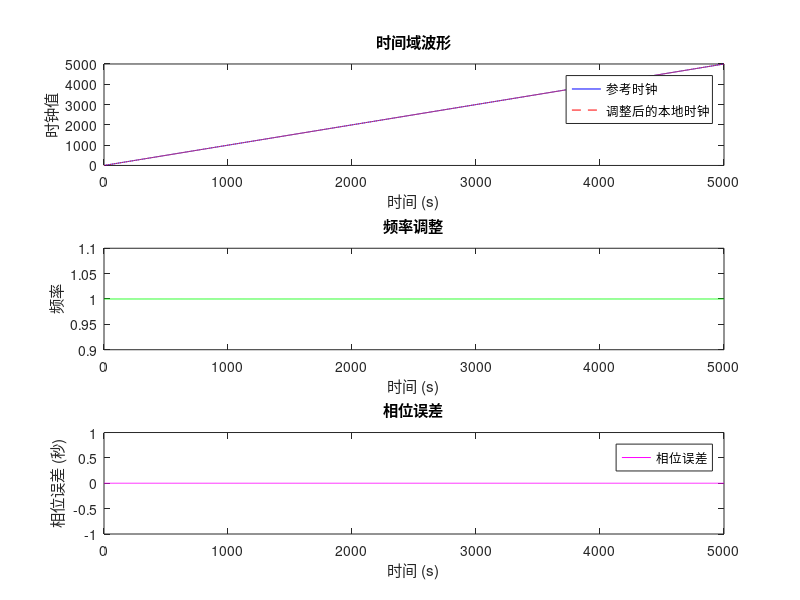

The MATLAB script that drew this image:
# 参数设置
fs = 1; # 采样率 (Hz)，表示每秒检查一次时钟
total_time = 5000; # 总时间 (秒)
t = 0:1/fs:total_time; # 时间向量

# 参考时钟（理想时钟）
ref_clock = t;

# 本地时钟，初始频率偏差为0%
freq_offset = 0; # 无频率偏差
local_clock = zeros(size(t)); # 初始化本地时钟
local_clock(1) = ref_clock(1); # 初始时刻设为与参考时钟同步

# 控制参数
Kp = 0.01; # 比例增益
Ki = 0.0001; # 积分增益
Kd = 0.1; # 微分增益

# 存储调整后的频率和相位误差
adjusted_freqs = ones(size(t)) * (1 + freq_offset); # 初始频率
phase_errors = zeros(size(t));
integral = 0; # 累积误差初始化
prev_error = 0; # 上一时刻的误差初始化

# 循环更新本地时钟
for i = 2:length(t)
    # 计算相位误差
    phase_error = ref_clock(i-1) - local_clock(i-1);
    phase_errors(i) = phase_error;

    # 更新累积误差
    integral = integral + phase_error;

    # 计算误差变化率
    derivative = phase_error - prev_error;

    # 计算PID输出
    pid_output = Kp * phase_error + Ki * integral + Kd * derivative;

    # 根据PID输出调整频率
    adjusted_freq = 1 + freq_offset + pid_output;
    adjusted_freqs(i) = adjusted_freq;

    # 更新本地时钟
    local_clock(i) = local_clock(i-1) + adjusted_freq / fs;

    # 更新上一时刻的误差
    prev_error = phase_error;
end

# 绘制结果
figure;
subplot(3,1,1);
plot(t, ref_clock, 'b', 'DisplayName', '参考时钟');
hold on;
plot(t, local_clock, 'r--', 'DisplayName', '调整后的本地时钟');
title('时间域波形');
xlabel('时间 (s)');
ylabel('时钟值');
legend show;

subplot(3,1,2);
plot(t, adjusted_freqs, 'g', 'DisplayName', '调整后的频率');
title('频率调整');
xlabel('时间 (s)');
ylabel('频率');

subplot(3,1,3);
plot(t, phase_errors, 'm', 'DisplayName', '相位误差');
title('相位误差');
xlabel('时间 (s)');
ylabel('相位误差 (秒)');
legend show;
